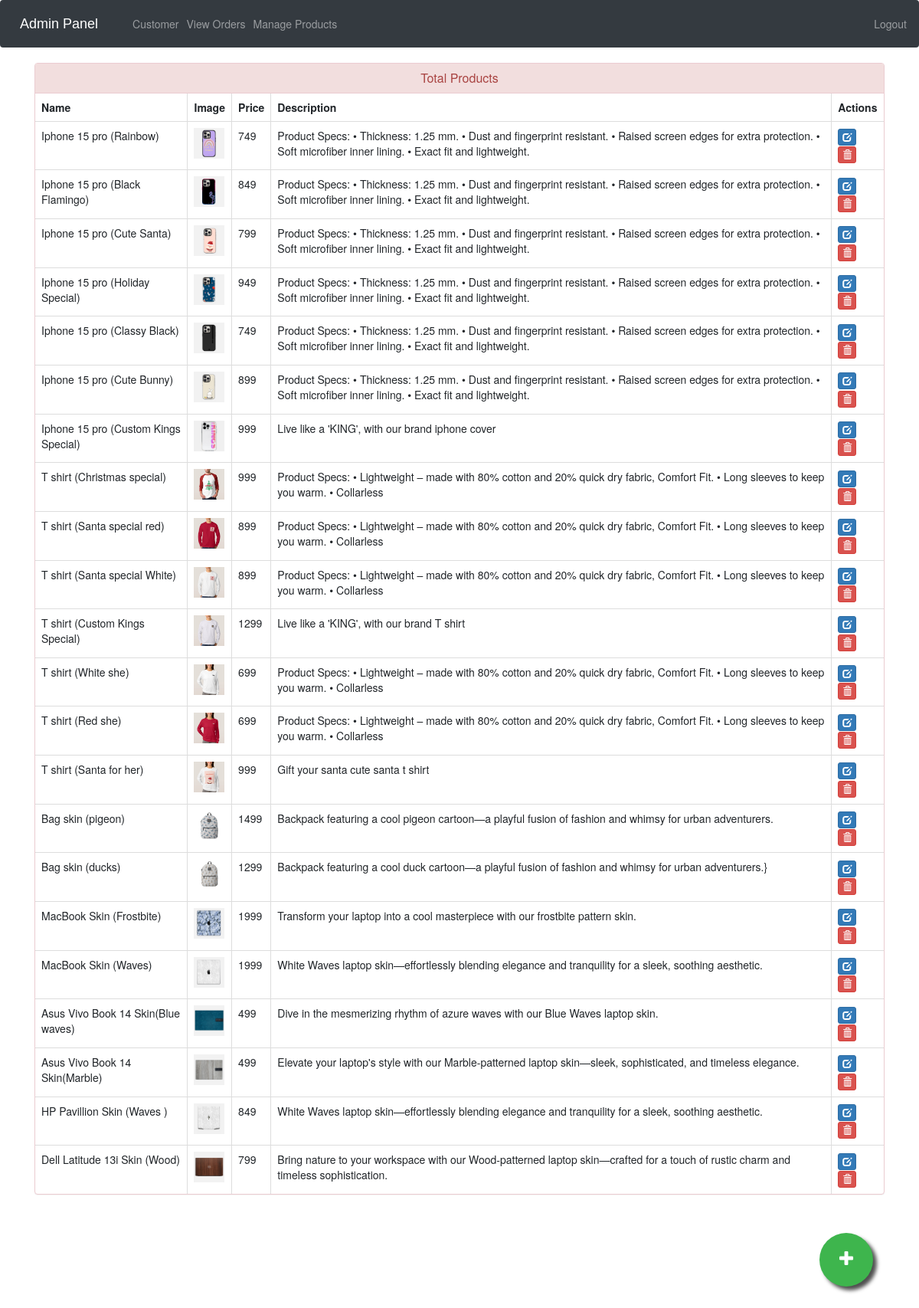
The app's page /admin-products (signed in) with its own data.
### ecom/models.py (models this page shows, shortened)
class Product(models.Model):
    name=models.CharField(max_length=40)
    product_image= models.ImageField(upload_to='product_image/',null=True,blank=True)
    price = models.PositiveIntegerField()
    description=models.CharField(max_length=1000)

### ecom/views.py (the view)
# urls.py: path('admin-products', views.admin_products_view,name='admin-products'),
@login_required(login_url='adminlogin')
def admin_products_view(request):
    products=models.Product.objects.all()
    return render(request,'ecom/admin_products.html',{'products':products})

### templates/ecom/admin_products.html (shortened to what this page needs)
{% extends 'ecom/admin_base.html' %}
{% load static %}
{% block content %}
<head>
  <link href="//netdna.bootstrapcdn.com/bootstrap/3.0.0/css/bootstrap.min.css" rel="stylesheet" id="bootstrap-css">
</head>
<div class="container">
  <div class="panel panel-danger">
    <div class="panel-heading">
      <h6 class="panel-title">Total Products</h6>
    </div>
    <table class="table table-hover table-bordered" id="dev-table">
      <thead>
        <tr>
          <th>Name</th>
          <th>Image</th>
          <th>Price</th>
          <th>Description</th>
          <th>Actions</th>
        </tr>
      </thead>
      {% for p in products %}
  {% if p %}
      <tr>
        <td> {{p.name}}</td>
        <td> <img src="{% static p.product_image.url %}" alt="Profile Pic" height="40px" width="40px" /></td>
        <td>{{p.price}}</td>
        <td>{{p.description}}</td>
        <td><a class="btn btn-primary btn-xs" href="{% url 'update-product' p.id  %}"><span class="glyphicon glyphicon-edit"></span></a>
          <a class="btn btn-danger btn-xs" href="{% url 'delete-product' p.id  %}"><span class="glyphicon glyphicon-trash"></span></a></td>
      </tr>
      {%else%}
      <br><br><br>
      <h1>No Products!!</h1>
      {% endif %}
      {% endfor %}
    </table>
  </div>
</div>
<a href="/admin-add-product" class="float">
<i class="fa fa-plus my-float"></i>
</a>
{% endblock content %}

### templates/ecom/admin_base.html (style rules this page uses)
.fa { font-size: 23px; width: 60px; text-align: center; text-decoration: none; margin: 5px 2px; border-radius: 50%; }

### templates/ecom/admin_products.html (style rules this page uses)
a:link { text-decoration: none; }
h6 { text-align: center; }
.float { position:fixed; width:70px; height:70px; bottom:60px; right:60px; background-color:#3eb54d; color:#FFF; border-radius:50px; text-align:center; box-shadow: 5px 5px 5px #505050; }
.my-float { margin-top:22px; }

### records on screen
Product: name "Iphone 15 pro (Rainbow)", product_image (picture), price "749", description "Product Specs: • Thickness: 1.25 mm. • Dust and fingerprint resistant. • Raised screen edges for extra protection. • Soft microfiber inner lining. • Exact fit and lightweight."
Product: name "Iphone 15 pro (Black Flamingo)", product_image (picture), price "849", description "Product Specs: • Thickness: 1.25 mm. • Dust and fingerprint resistant. • Raised screen edges for extra protection. • Soft microfiber inner lining. • Exact fit and lightweight."
Product: name "Iphone 15 pro (Cute Santa)", product_image (picture), price "799", description "Product Specs: • Thickness: 1.25 mm. • Dust and fingerprint resistant. • Raised screen edges for extra protection. • Soft microfiber inner lining. • Exact fit and lightweight."
Product: name "Iphone 15 pro (Holiday Special)", product_image (picture), price "949", description "Product Specs: • Thickness: 1.25 mm. • Dust and fingerprint resistant. • Raised screen edges for extra protection. • Soft microfiber inner lining. • Exact fit and lightweight."
Product: name "Iphone 15 pro (Classy Black)", product_image (picture), price "749", description "Product Specs: • Thickness: 1.25 mm. • Dust and fingerprint resistant. • Raised screen edges for extra protection. • Soft microfiber inner lining. • Exact fit and lightweight."
Product: name "Iphone 15 pro (Cute Bunny)", product_image (picture), price "899", description "Product Specs: • Thickness: 1.25 mm. • Dust and fingerprint resistant. • Raised screen edges for extra protection. • Soft microfiber inner lining. • Exact fit and lightweight."
Product: name "Iphone 15 pro (Custom Kings Special)", product_image (picture), price "999", description "Live like a 'KING', with our brand iphone cover"
Product: name "T shirt (Christmas special)", product_image (picture), price "999", description "Product Specs: • Lightweight – made with 80% cotton and 20% quick dry fabric, Comfort Fit. • Long sleeves to keep you warm. • Collarless"
Product: name "T shirt (Santa special red)", product_image (picture), price "899", description "Product Specs: • Lightweight – made with 80% cotton and 20% quick dry fabric, Comfort Fit. • Long sleeves to keep you warm. • Collarless"
Product: name "T shirt (Santa special White)", product_image (picture), price "899", description "Product Specs: • Lightweight – made with 80% cotton and 20% quick dry fabric, Comfort Fit. • Long sleeves to keep you warm. • Collarless"
Product: name "T shirt (Custom Kings Special)", product_image (picture), price "1299", description "Live like a 'KING', with our brand T shirt"
Product: name "T shirt (White she)", product_image (picture), price "699", description "Product Specs: • Lightweight – made with 80% cotton and 20% quick dry fabric, Comfort Fit. • Long sleeves to keep you warm. • Collarless"
Product: name "T shirt (Red she)", product_image (picture), price "699", description "Product Specs: • Lightweight – made with 80% cotton and 20% quick dry fabric, Comfort Fit. • Long sleeves to keep you warm. • Collarless"
Product: name "T shirt (Santa for her)", product_image (picture), price "999", description "Gift your santa cute santa t shirt"
Product: name "Bag skin (pigeon)", product_image (picture), price "1499", description "Backpack featuring a cool pigeon cartoon—a playful fusion of fashion and whimsy for urban adventurers."
Product: name "Bag skin (ducks)", product_image (picture), price "1299", description "Backpack featuring a cool duck cartoon—a playful fusion of fashion and whimsy for urban adventurers.}"
Product: name "MacBook Skin (Frostbite)", product_image (picture), price "1999", description "Transform your laptop into a cool masterpiece with our frostbite pattern skin."
Product: name "MacBook Skin (Waves)", product_image (picture), price "1999", description "White Waves laptop skin—effortlessly blending elegance and tranquility for a sleek, soothing aesthetic."
Product: name "Asus Vivo Book 14 Skin(Blue waves)", product_image (picture), price "499", description "Dive in the mesmerizing rhythm of azure waves with our Blue Waves laptop skin."
Product: name "Asus Vivo Book 14 Skin(Marble)", product_image (picture), price "499", description "Elevate your laptop's style with our Marble-patterned laptop skin—sleek, sophisticated, and timeless elegance."
Product: name "HP Pavillion Skin (Waves )", product_image (picture), price "849", description "White Waves laptop skin—effortlessly blending elegance and tranquility for a sleek, soothing aesthetic."
Product: name "Dell Latitude 13i Skin (Wood)", product_image (picture), price "799", description "Bring nature to your workspace with our Wood-patterned laptop skin—crafted for a touch of rustic charm and timeless sophistication."
